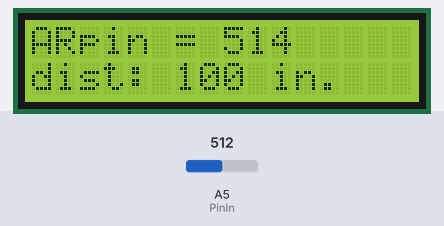
The sketch below on a simulated Arduino Uno, built with avr-gcc and run on an emulated ATmega328P. On the bench: 16×2 character LCD. The test bench sets the inputs (shaded band); at power-on: A5 (PinIn) = 512. What the sketch prints to the serial monitor is not drawn.

Above: at 1.2 s.
1.3 s: A5 (PinIn) set to 716
At 2.61 s:
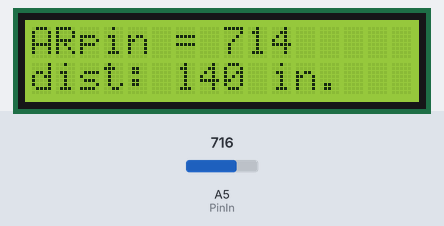
2.8 s: A5 (PinIn) set to 122
At 4.25 s:
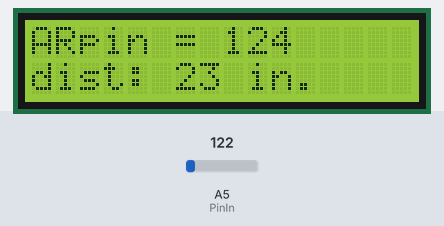
4.3 s: A5 (PinIn) set to 0
At 6.0 s:
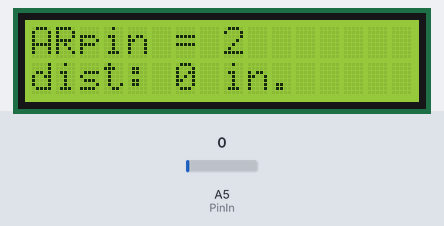
Timing chart, 0 to 7.5 s (numbered marks = the images above; inputs shaded):
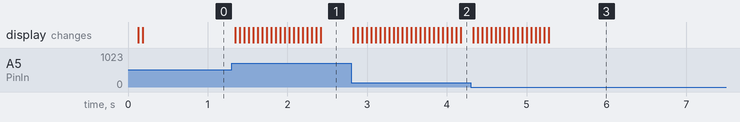

The sketch:

MaxbotUSdisplay2LCD.ino
```cpp
/*
  US (analog) e.g. Maxbotix display distance to LCD
   -- averages analog input on pin, voltage or some mapped value, display to LCD
  OR attach the center pin of pot to PinIn, and the outside pins to +5V and ground,
   to display V range
  Uses: Liquid Crystal Nx2 display, map, analRead, expon moving average, round
  mapping here for unk model maxbotic found ChaThe drawer 2502
*/

#define PinIn A5    // analog pin In

//  include the library and init for 8x2 or 16x2 LCD
#include <LiquidCrystal.h>
// initialize new object with the Arduino pins it uses
// lib knows if you're using 4 pins or 8
// LiquidCrystal lcd(12, 11, 4, 5, 6, 7);   // 8x2
LiquidCrystal lcd(8, 9, 4, 5, 6, 7);  //  16x2

int inch;
int sensorV;
int newAvg;

void setup()
{
  // initialize serial communication at 9600 bps:
  Serial.begin(9600);
  // set up the LCD's number of columns and rows:
  lcd.begin(16, 2);

  pinMode(PinIn, INPUT);
  //  pinMode(A1, OUTPUT); // can use 2 anal pins as voltage source for pot
  //  pinMode(A2, OUTPUT);  // not advisable for sensor power
  //  digitalWrite(A2, LOW); // grnd
  //  digitalWrite(A1, HIGH); // '5' v for device
}   // end setup

void loop()
{
  static int prevAvg = analogRead(PinIn) + 5; // set once for first loop

  // read the input on analog pin
  sensorV = analogRead(PinIn);
  newAvg = round((sensorV * 0.2) + (prevAvg * 0.8));  // update expon MA of 5 reads

  // Convert the analog reading (which goes from 0 - 1023) to a voltage (0 - 5000mV):
  // voltage = (int)(newAvg * 4.875);  // in mV, resolves about 5 mV; cast to int (mV)
  // 4.xx=empiric multiplier at midrange; varies some from pin to pin, board to board

  // or use map from ~10mV 2 ticks / inch, range ~ 6" to 360"
  inch = map(newAvg, 59, 500, 11, 98); // mapping AR tick to inch for MaxBot MB1010
  // inch = map(newAvg, inlo:21, inhi:204, outl:7, outh:79); //ticks to inch, MaxBot MB1046/1122
  // print out new values if different
  if (newAvg != prevAvg)  // only print if it's changed
  { //print to Ser Mon if it's on
    Serial.print("pin out= ");
    Serial.print(newAvg);
    Serial.print(" calc = ");
    Serial.println(inch);

    // print to 2 lines of LCD, if it's present (edit for 8 col LCD)
    lcd.clear();  // first clear screen and set the cursor to (0,0)
    lcd.print("ARpin = ");
    lcd.print(newAvg);  // the averaged raw AR
    lcd.setCursor(0, 1);  // second line
    lcd.print("dist: ");
    lcd.print(inch);
    lcd.print(" in.");
    prevAvg = newAvg;
  } // end if changed


  delay (50);   // 1000/N loops / second
}  // end loop
```

Measured:
- after the input at 1.3 s, the display: first changes at once (image 1 shows a later state)
- after the input at 2.8 s, the display: first changes at once (image 2 shows a later state)
- after the input at 4.3 s, the display: first changes at once (image 3 shows a later state)
